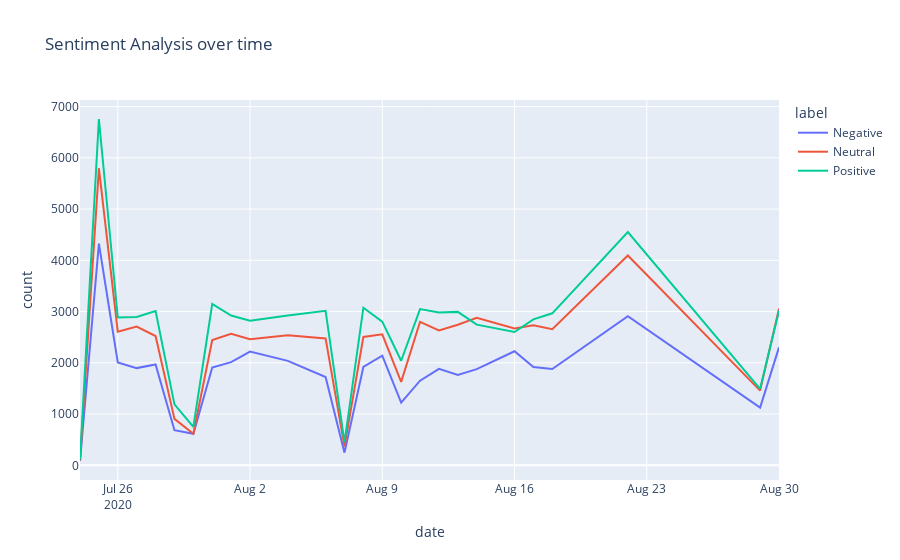

The notebook cell this image was saved under:
### Code cell
px.line(data_agg, x='date', y='count', color='label', title='Sentiment Analysis over time')

### Figure 1 — Plotly figure (JSON) as saved in the notebook; plotly's stock layout.template omitted (floating-point values rounded to 4 significant figures)
{"data": [{"hovertemplate": "label=Negative<br>date=%{x}<br>count=%{y}<extra></extra>", "legendgroup": "Negative", "line": {"color": "#636efa", "dash": "solid"}, "marker": {"symbol": "circle"}, "mode": "lines", "name": "Negative", "orientation": "v", "showlegend": true, "type": "scatter", "x": ["2020-07-24", "2020-07-25", "2020-07-26", "2020-07-27", "2020-07-28", "2020-07-29", "2020-07-30", "2020-07-31", "2020-08-01", "2020-08-02", "2020-08-04", "2020-08-06", "2020-08-07", "2020-08-08", "2020-08-09", "2020-08-10", "2020-08-11", "2020-08-12", "2020-08-13", "2020-08-14", "2020-08-16", "2020-08-17", "2020-08-18", "2020-08-22", "2020-08-29", "2020-08-30"], "xaxis": "x", "y": [84, 4325, 2006, 1897, 1968, 685, 615, 1907, 2013, 2218, 2038, 1722, 247, 1920, 2140, 1223, 1652, 1883, 1763, 1876, 2226, 1918, 1878, 2909, 1126, 2301], "yaxis": "y"}, {"hovertemplate": "label=Neutral<br>date=%{x}<br>count=%{y}<extra></extra>", "legendgroup": "Neutral", "line": {"color": "#EF553B", "dash": "solid"}, "marker": {"symbol": "circle"}, "mode": "lines", "name": "Neutral", "orientation": "v", "showlegend": true, "type": "scatter", "x": ["2020-07-24", "2020-07-25", "2020-07-26", "2020-07-27", "2020-07-28", "2020-07-29", "2020-07-30", "2020-07-31", "2020-08-01", "2020-08-02", "2020-08-04", "2020-08-06", "2020-08-07", "2020-08-08", "2020-08-09", "2020-08-10", "2020-08-11", "2020-08-12", "2020-08-13", "2020-08-14", "2020-08-16", "2020-08-17", "2020-08-18", "2020-08-22", "2020-08-29", "2020-08-30"], "xaxis": "x", "y": [96, 5798, 2608, 2708, 2523, 906, 615, 2445, 2565, 2459, 2539, 2476, 365, 2505, 2557, 1628, 2800, 2633, 2743, 2879, 2672, 2733, 2656, 4095, 1458, 3058], "yaxis": "y"}, {"hovertemplate": "label=Positive<br>date=%{x}<br>count=%{y}<extra></extra>", "legendgroup": "Positive", "line": {"color": "#00cc96", "dash": "solid"}, "marker": {"symbol": "circle"}, "mode": "lines", "name": "Positive", "orientation": "v", "showlegend": true, "type": "scatter", "x": ["2020-07-24", "2020-07-25", "2020-07-26", "2020-07-27", "2020-07-28", "2020-07-29", "2020-07-30", "2020-07-31", "2020-08-01", "2020-08-02", "2020-08-04", "2020-08-06", "2020-08-07", "2020-08-08", "2020-08-09", "2020-08-10", "2020-08-11", "2020-08-12", "2020-08-13", "2020-08-14", "2020-08-16", "2020-08-17", "2020-08-18", "2020-08-22", "2020-08-29", "2020-08-30"], "xaxis": "x", "y": [115, 6758, 2886, 2895, 3009, 1189, 750, 3148, 2922, 2823, 2923, 3016, 448, 3075, 2803, 2040, 3048, 2984, 2994, 2745, 2602, 2849, 2966, 4551, 1493, 3016], "yaxis": "y"}], "layout": {"legend": {"title": {"text": "label"}, "tracegroupgap": 0}, "title": {"text": "Sentiment Analysis over time"}, "xaxis": {"anchor": "y", "domain": [0, 1], "title": {"text": "date"}}, "yaxis": {"anchor": "x", "domain": [0, 1], "title": {"text": "count"}}}}
